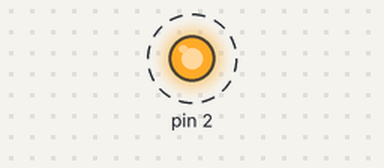
This sketch was run on a simulated Arduino Uno, built with avr-gcc and run on an emulated ATmega328P. Shown: output pins drawn as LEDs (lit = HIGH). Dashed ring = blinking. What the sketch prints to the serial monitor is not drawn.

Above: at 0.2 s.
Timing chart, 0 to 3.0 s (numbered marks = the images above):
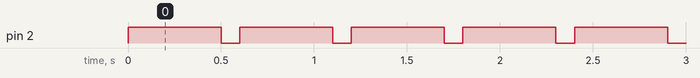

Measured:
- by itself, pin 2: alternates HIGH for 0.50 s and LOW for 0.10 s

The sketch:

sketch_1.ino
```cpp
void setup() {
  // Configuración del pin del LED 2 como salida
  pinMode(2, OUTPUT);

  // Iniciar la comunicación serial con un baud rate de 115200
  Serial.begin(115200);
}

void loop() {
  // Encender el LED 2
  digitalWrite(2, HIGH);

  // Mostrar el estado del LED en el monitor serie
  Serial.println("LED encendido");

  // Esperar 1 segundo
  delay(500);

  // Apagar el LED 2
  digitalWrite(2, LOW);

  // Mostrar el estado del LED en el monitor serie
  Serial.println("LED apagado");

  // Esperar 1 segundo
  delay(100);
}
```
